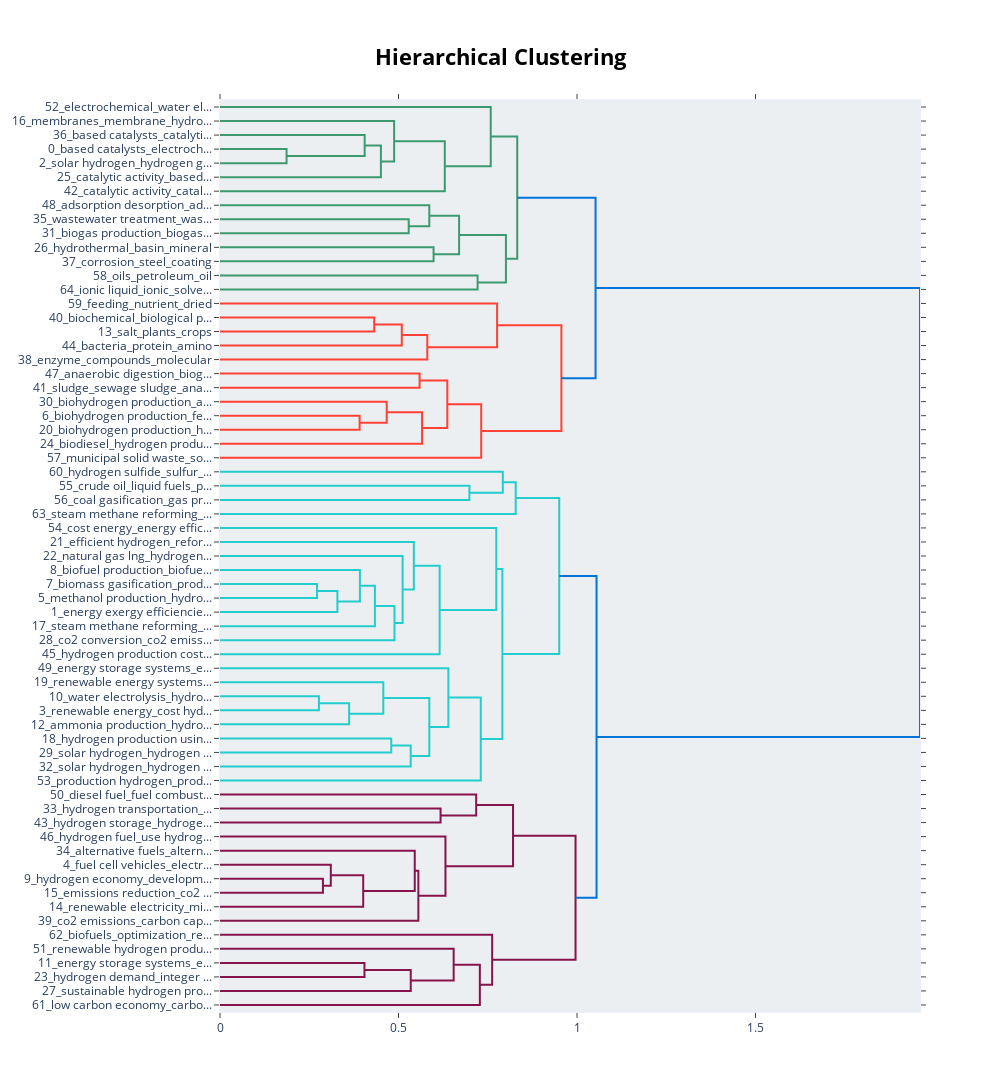

Here is the notebook cell this chart was saved with:
### Code cell
topic_model.visualize_hierarchy()

### Figure 1 — Plotly figure (JSON) as saved in the notebook; plotly's stock layout.template omitted (floating-point values rounded to 4 significant figures)
{"data": [{"hoverinfo": "text", "marker": {"color": "rgb(61,153,112)"}, "mode": "lines", "type": "scatter", "x": [0, 0.1865, 0.1865, 0], "xaxis": "x", "y": [-35, -35, -45, -45], "yaxis": "y"}, {"hoverinfo": "text", "marker": {"color": "rgb(61,153,112)"}, "mode": "lines", "type": "scatter", "x": [0, 0.4052, 0.4052, 0.1865], "xaxis": "x", "y": [-25, -25, -40, -40], "yaxis": "y"}, {"hoverinfo": "text", "marker": {"color": "rgb(61,153,112)"}, "mode": "lines", "type": "scatter", "x": [0.4052, 0.4507, 0.4507, 0], "xaxis": "x", "y": [-32.5, -32.5, -55, -55], "yaxis": "y"}, {"hoverinfo": "text", "marker": {"color": "rgb(61,153,112)"}, "mode": "lines", "type": "scatter", "x": [0, 0.4878, 0.4878, 0.4507], "xaxis": "x", "y": [-15, -15, -43.75, -43.75], "yaxis": "y"}, {"hoverinfo": "text", "marker": {"color": "rgb(61,153,112)"}, "mode": "lines", "type": "scatter", "x": [0.4878, 0.6297, 0.6297, 0], "xaxis": "x", "y": [-29.38, -29.38, -65, -65], "yaxis": "y"}, {"hoverinfo": "text", "marker": {"color": "rgb(61,153,112)"}, "mode": "lines", "type": "scatter", "x": [0, 0.7583, 0.7583, 0.6297], "xaxis": "x", "y": [-5, -5, -47.19, -47.19], "yaxis": "y"}, {"hoverinfo": "text", "marker": {"color": "rgb(61,153,112)"}, "mode": "lines", "type": "scatter", "x": [0, 0.5286, 0.5286, 0], "xaxis": "x", "y": [-85, -85, -95, -95], "yaxis": "y"}, {"hoverinfo": "text", "marker": {"color": "rgb(61,153,112)"}, "mode": "lines", "type": "scatter", "x": [0, 0.5863, 0.5863, 0.5286], "xaxis": "x", "y": [-75, -75, -90, -90], "yaxis": "y"}, {"hoverinfo": "text", "marker": {"color": "rgb(61,153,112)"}, "mode": "lines", "type": "scatter", "x": [0, 0.5983, 0.5983, 0], "xaxis": "x", "y": [-105, -105, -115, -115], "yaxis": "y"}, {"hoverinfo": "text", "marker": {"color": "rgb(61,153,112)"}, "mode": "lines", "type": "scatter", "x": [0.5863, 0.6697, 0.6697, 0.5983], "xaxis": "x", "y": [-82.5, -82.5, -110, -110], "yaxis": "y"}, {"hoverinfo": "text", "marker": {"color": "rgb(61,153,112)"}, "mode": "lines", "type": "scatter", "x": [0, 0.7216, 0.7216, 0], "xaxis": "x", "y": [-125, -125, -135, -135], "yaxis": "y"}, {"hoverinfo": "text", "marker": {"color": "rgb(61,153,112)"}, "mode": "lines", "type": "scatter", "x": [0.6697, 0.8009, 0.8009, 0.7216], "xaxis": "x", "y": [-96.25, -96.25, -130, -130], "yaxis": "y"}, {"hoverinfo": "text", "marker": {"color": "rgb(61,153,112)"}, "mode": "lines", "type": "scatter", "x": [0.7583, 0.8326, 0.8326, 0.8009], "xaxis": "x", "y": [-26.09, -26.09, -113.1, -113.1], "yaxis": "y"}, {"hoverinfo": "text", "marker": {"color": "rgb(255,65,54)"}, "mode": "lines", "type": "scatter", "x": [0, 0.4319, 0.4319, 0], "xaxis": "x", "y": [-155, -155, -165, -165], "yaxis": "y"}, {"hoverinfo": "text", "marker": {"color": "rgb(255,65,54)"}, "mode": "lines", "type": "scatter", "x": [0.4319, 0.5092, 0.5092, 0], "xaxis": "x", "y": [-160, -160, -175, -175], "yaxis": "y"}, {"hoverinfo": "text", "marker": {"color": "rgb(255,65,54)"}, "mode": "lines", "type": "scatter", "x": [0.5092, 0.5806, 0.5806, 0], "xaxis": "x", "y": [-167.5, -167.5, -185, -185], "yaxis": "y"}, {"hoverinfo": "text", "marker": {"color": "rgb(255,65,54)"}, "mode": "lines", "type": "scatter", "x": [0, 0.7762, 0.7762, 0.5806], "xaxis": "x", "y": [-145, -145, -176.2, -176.2], "yaxis": "y"}, {"hoverinfo": "text", "marker": {"color": "rgb(255,65,54)"}, "mode": "lines", "type": "scatter", "x": [0, 0.5591, 0.5591, 0], "xaxis": "x", "y": [-195, -195, -205, -205], "yaxis": "y"}, {"hoverinfo": "text", "marker": {"color": "rgb(255,65,54)"}, "mode": "lines", "type": "scatter", "x": [0, 0.3911, 0.3911, 0], "xaxis": "x", "y": [-225, -225, -235, -235], "yaxis": "y"}, {"hoverinfo": "text", "marker": {"color": "rgb(255,65,54)"}, "mode": "lines", "type": "scatter", "x": [0, 0.467, 0.467, 0.3911], "xaxis": "x", "y": [-215, -215, -230, -230], "yaxis": "y"}, {"hoverinfo": "text", "marker": {"color": "rgb(255,65,54)"}, "mode": "lines", "type": "scatter", "x": [0.467, 0.566, 0.566, 0], "xaxis": "x", "y": [-222.5, -222.5, -245, -245], "yaxis": "y"}, {"hoverinfo": "text", "marker": {"color": "rgb(255,65,54)"}, "mode": "lines", "type": "scatter", "x": [0.5591, 0.6368, 0.6368, 0.566], "xaxis": "x", "y": [-200, -200, -233.8, -233.8], "yaxis": "y"}, {"hoverinfo": "text", "marker": {"color": "rgb(255,65,54)"}, "mode": "lines", "type": "scatter", "x": [0.6368, 0.7317, 0.7317, 0], "xaxis": "x", "y": [-216.9, -216.9, -255, -255], "yaxis": "y"}, {"hoverinfo": "text", "marker": {"color": "rgb(255,65,54)"}, "mode": "lines", "type": "scatter", "x": [0.7762, 0.9563, 0.9563, 0.7317], "xaxis": "x", "y": [-160.6, -160.6, -235.9, -235.9], "yaxis": "y"}, {"hoverinfo": "text", "marker": {"color": "rgb(0,116,217)"}, "mode": "lines", "type": "scatter", "x": [0.8326, 1.052, 1.052, 0.9563], "xaxis": "x", "y": [-69.61, -69.61, -198.3, -198.3], "yaxis": "y"}, {"hoverinfo": "text", "marker": {"color": "rgb(35,205,205)"}, "mode": "lines", "type": "scatter", "x": [0, 0.6986, 0.6986, 0], "xaxis": "x", "y": [-275, -275, -285, -285], "yaxis": "y"}, {"hoverinfo": "text", "marker": {"color": "rgb(35,205,205)"}, "mode": "lines", "type": "scatter", "x": [0, 0.7922, 0.7922, 0.6986], "xaxis": "x", "y": [-265, -265, -280, -280], "yaxis": "y"}, {"hoverinfo": "text", "marker": {"color": "rgb(35,205,205)"}, "mode": "lines", "type": "scatter", "x": [0.7922, 0.8283, 0.8283, 0], "xaxis": "x", "y": [-272.5, -272.5, -295, -295], "yaxis": "y"}, {"hoverinfo": "text", "marker": {"color": "rgb(35,205,205)"}, "mode": "lines", "type": "scatter", "x": [0, 0.2717, 0.2717, 0], "xaxis": "x", "y": [-345, -345, -355, -355], "yaxis": "y"}, {"hoverinfo": "text", "marker": {"color": "rgb(35,205,205)"}, "mode": "lines", "type": "scatter", "x": [0.2717, 0.3289, 0.3289, 0], "xaxis": "x", "y": [-350, -350, -365, -365], "yaxis": "y"}, {"hoverinfo": "text", "marker": {"color": "rgb(35,205,205)"}, "mode": "lines", "type": "scatter", "x": [0, 0.3919, 0.3919, 0.3289], "xaxis": "x", "y": [-335, -335, -357.5, -357.5], "yaxis": "y"}, {"hoverinfo": "text", "marker": {"color": "rgb(35,205,205)"}, "mode": "lines", "type": "scatter", "x": [0.3919, 0.4339, 0.4339, 0], "xaxis": "x", "y": [-346.2, -346.2, -375, -375], "yaxis": "y"}, {"hoverinfo": "text", "marker": {"color": "rgb(35,205,205)"}, "mode": "lines", "type": "scatter", "x": [0.4339, 0.4887, 0.4887, 0], "xaxis": "x", "y": [-360.6, -360.6, -385, -385], "yaxis": "y"}, {"hoverinfo": "text", "marker": {"color": "rgb(35,205,205)"}, "mode": "lines", "type": "scatter", "x": [0, 0.5115, 0.5115, 0.4887], "xaxis": "x", "y": [-325, -325, -372.8, -372.8], "yaxis": "y"}, {"hoverinfo": "text", "marker": {"color": "rgb(35,205,205)"}, "mode": "lines", "type": "scatter", "x": [0, 0.543, 0.543, 0.5115], "xaxis": "x", "y": [-315, -315, -348.9, -348.9], "yaxis": "y"}, {"hoverinfo": "text", "marker": {"color": "rgb(35,205,205)"}, "mode": "lines", "type": "scatter", "x": [0.543, 0.6152, 0.6152, 0], "xaxis": "x", "y": [-332.0, -332.0, -395, -395], "yaxis": "y"}, {"hoverinfo": "text", "marker": {"color": "rgb(35,205,205)"}, "mode": "lines", "type": "scatter", "x": [0, 0.7739, 0.7739, 0.6152], "xaxis": "x", "y": [-305, -305, -363.5, -363.5], "yaxis": "y"}, {"hoverinfo": "text", "marker": {"color": "rgb(35,205,205)"}, "mode": "lines", "type": "scatter", "x": [0, 0.2771, 0.2771, 0], "xaxis": "x", "y": [-425, -425, -435, -435], "yaxis": "y"}, {"hoverinfo": "text", "marker": {"color": "rgb(35,205,205)"}, "mode": "lines", "type": "scatter", "x": [0.2771, 0.3617, 0.3617, 0], "xaxis": "x", "y": [-430, -430, -445, -445], "yaxis": "y"}, {"hoverinfo": "text", "marker": {"color": "rgb(35,205,205)"}, "mode": "lines", "type": "scatter", "x": [0, 0.4575, 0.4575, 0.3617], "xaxis": "x", "y": [-415, -415, -437.5, -437.5], "yaxis": "y"}, {"hoverinfo": "text", "marker": {"color": "rgb(35,205,205)"}, "mode": "lines", "type": "scatter", "x": [0, 0.4797, 0.4797, 0], "xaxis": "x", "y": [-455, -455, -465, -465], "yaxis": "y"}, {"hoverinfo": "text", "marker": {"color": "rgb(35,205,205)"}, "mode": "lines", "type": "scatter", "x": [0.4797, 0.5342, 0.5342, 0], "xaxis": "x", "y": [-460, -460, -475, -475], "yaxis": "y"}, {"hoverinfo": "text", "marker": {"color": "rgb(35,205,205)"}, "mode": "lines", "type": "scatter", "x": [0.4575, 0.5863, 0.5863, 0.5342], "xaxis": "x", "y": [-426.2, -426.2, -467.5, -467.5], "yaxis": "y"}, {"hoverinfo": "text", "marker": {"color": "rgb(35,205,205)"}, "mode": "lines", "type": "scatter", "x": [0, 0.6396, 0.6396, 0.5863], "xaxis": "x", "y": [-405, -405, -446.9, -446.9], "yaxis": "y"}, {"hoverinfo": "text", "marker": {"color": "rgb(35,205,205)"}, "mode": "lines", "type": "scatter", "x": [0.6396, 0.7305, 0.7305, 0], "xaxis": "x", "y": [-425.9, -425.9, -485, -485], "yaxis": "y"}, {"hoverinfo": "text", "marker": {"color": "rgb(35,205,205)"}, "mode": "lines", "type": "scatter", "x": [0.7739, 0.791, 0.791, 0.7305], "xaxis": "x", "y": [-334.2, -334.2, -455.5, -455.5], "yaxis": "y"}, {"hoverinfo": "text", "marker": {"color": "rgb(35,205,205)"}, "mode": "lines", "type": "scatter", "x": [0.8283, 0.9502, 0.9502, 0.791], "xaxis": "x", "y": [-283.8, -283.8, -394.9, -394.9], "yaxis": "y"}, {"hoverinfo": "text", "marker": {"color": "rgb(133,20,75)"}, "mode": "lines", "type": "scatter", "x": [0, 0.6178, 0.6178, 0], "xaxis": "x", "y": [-505, -505, -515, -515], "yaxis": "y"}, {"hoverinfo": "text", "marker": {"color": "rgb(133,20,75)"}, "mode": "lines", "type": "scatter", "x": [0, 0.7176, 0.7176, 0.6178], "xaxis": "x", "y": [-495, -495, -510, -510], "yaxis": "y"}, {"hoverinfo": "text", "marker": {"color": "rgb(133,20,75)"}, "mode": "lines", "type": "scatter", "x": [0, 0.2883, 0.2883, 0], "xaxis": "x", "y": [-555, -555, -565, -565], "yaxis": "y"}, {"hoverinfo": "text", "marker": {"color": "rgb(133,20,75)"}, "mode": "lines", "type": "scatter", "x": [0, 0.3104, 0.3104, 0.2883], "xaxis": "x", "y": [-545, -545, -560, -560], "yaxis": "y"}, {"hoverinfo": "text", "marker": {"color": "rgb(133,20,75)"}, "mode": "lines", "type": "scatter", "x": [0.3104, 0.4011, 0.4011, 0], "xaxis": "x", "y": [-552.5, -552.5, -575, -575], "yaxis": "y"}, {"hoverinfo": "text", "marker": {"color": "rgb(133,20,75)"}, "mode": "lines", "type": "scatter", "x": [0, 0.5455, 0.5455, 0.4011], "xaxis": "x", "y": [-535, -535, -563.8, -563.8], "yaxis": "y"}, {"hoverinfo": "text", "marker": {"color": "rgb(133,20,75)"}, "mode": "lines", "type": "scatter", "x": [0.5455, 0.5556, 0.5556, 0], "xaxis": "x", "y": [-549.4, -549.4, -585, -585], "yaxis": "y"}, {"hoverinfo": "text", "marker": {"color": "rgb(133,20,75)"}, "mode": "lines", "type": "scatter", "x": [0, 0.6315, 0.6315, 0.5556], "xaxis": "x", "y": [-525, -525, -567.2, -567.2], "yaxis": "y"}, {"hoverinfo": "text", "marker": {"color": "rgb(133,20,75)"}, "mode": "lines", "type": "scatter", "x": [0.7176, 0.8208, 0.8208, 0.6315], "xaxis": "x", "y": [-502.5, -502.5, -546.1, -546.1], "yaxis": "y"}, {"hoverinfo": "text", "marker": {"color": "rgb(133,20,75)"}, "mode": "lines", "type": "scatter", "x": [0, 0.4047, 0.4047, 0], "xaxis": "x", "y": [-615, -615, -625, -625], "yaxis": "y"}, {"hoverinfo": "text", "marker": {"color": "rgb(133,20,75)"}, "mode": "lines", "type": "scatter", "x": [0.4047, 0.5343, 0.5343, 0], "xaxis": "x", "y": [-620, -620, -635, -635], "yaxis": "y"}, {"hoverinfo": "text", "marker": {"color": "rgb(133,20,75)"}, "mode": "lines", "type": "scatter", "x": [0, 0.6545, 0.6545, 0.5343], "xaxis": "x", "y": [-605, -605, -627.5, -627.5], "yaxis": "y"}, {"hoverinfo": "text", "marker": {"color": "rgb(133,20,75)"}, "mode": "lines", "type": "scatter", "x": [0.6545, 0.7279, 0.7279, 0], "xaxis": "x", "y": [-616.2, -616.2, -645, -645], "yaxis": "y"}, {"hoverinfo": "text", "marker": {"color": "rgb(133,20,75)"}, "mode": "lines", "type": "scatter", "x": [0, 0.7624, 0.7624, 0.7279], "xaxis": "x", "y": [-595, -595, -630.6, -630.6], "yaxis": "y"}, {"hoverinfo": "text", "marker": {"color": "rgb(133,20,75)"}, "mode": "lines", "type": "scatter", "x": [0.8208, 0.9959, 0.9959, 0.7624], "xaxis": "x", "y": [-524.3, -524.3, -612.8, -612.8], "yaxis": "y"}, {"hoverinfo": "text", "marker": {"color": "rgb(0,116,217)"}, "mode": "lines", "type": "scatter", "x": [0.9502, 1.055, 1.055, 0.9959], "xaxis": "x", "y": [-339.3, -339.3, -568.6, -568.6], "yaxis": "y"}, {"hoverinfo": "text", "marker": {"color": "rgb(0,116,217)"}, "mode": "lines", "type": "scatter", "x": [1.052, 1.961, 1.961, 1.055], "xaxis": "x", "y": [-133.9, -133.9, -453.9, -453.9], "yaxis": "y"}], "layout": {"autosize": false, "height": 1175, "hoverlabel": {"bgcolor": "white", "font": {"family": "Rockwell", "size": 16}}, "hovermode": "closest", "plot_bgcolor": "#ECEFF1", "showlegend": false, "title": {"font": {"color": "Black", "size": 22}, "text": "<b>Hierarchical Clustering</b>", "x": 0.5, "xanchor": "center", "yanchor": "top"}, "width": 1000, "xaxis": {"mirror": "allticks", "rangemode": "tozero", "showgrid": false, "showline": true, "showticklabels": true, "ticks": "outside", "type": "linear", "zeroline": false}, "yaxis": {"mirror": "allticks", "range": [-650, 0], "rangemode": "tozero", "showgrid": false, "showline": true, "showticklabels": true, "tickmode": "array", "ticks": "outside", "ticktext": ["52_electrochemical_water el...", "16_membranes_membrane_hydro...", "36_based catalysts_catalyti...", "0_based catalysts_electroch...", "2_solar hydrogen_hydrogen g...", "25_catalytic activity_based...", "42_catalytic activity_catal...", "48_adsorption desorption_ad...", "35_wastewater treatment_was...", "31_biogas production_biogas...", "26_hydrothermal_basin_mineral", "37_corrosion_steel_coating", "58_oils_petroleum_oil", "64_ionic liquid_ionic_solve...", "59_feeding_nutrient_dried", "40_biochemical_biological p...", "13_salt_plants_crops", "44_bacteria_protein_amino", "38_enzyme_compounds_molecular", "47_anaerobic digestion_biog...", "41_sludge_sewage sludge_ana...", "30_biohydrogen production_a...", "6_biohydrogen production_fe...", "20_biohydrogen production_h...", "24_biodiesel_hydrogen produ...", "57_municipal solid waste_so...", "60_hydrogen sulfide_sulfur_...", "55_crude oil_liquid fuels_p...", "56_coal gasification_gas pr...", "63_steam methane reforming_...", "54_cost energy_energy effic...", "21_efficient hydrogen_refor...", "22_natural gas lng_hydrogen...", "8_biofuel production_biofue...", "7_biomass gasification_prod...", "5_methanol production_hydro...", "1_energy exergy efficiencie...", "17_steam methane reforming_...", "28_co2 conversion_co2 emiss...", "45_hydrogen production cost...", "49_energy storage systems_e...", "19_renewable energy systems...", "10_water electrolysis_hydro...", "3_renewable energy_cost hyd...", "12_ammonia production_hydro...", "18_hydrogen production usin...", "29_solar hydrogen_hydrogen ...", "32_solar hydrogen_hydrogen ...", "53_production hydrogen_prod...", "50_diesel fuel_fuel combust...", "33_hydrogen transportation_...", "43_hydrogen storage_hydroge...", "46_hydrogen fuel_use hydrog...", "34_alternative fuels_altern...", "4_fuel cell vehicles_electr...", "9_hydrogen economy_developm...", "15_emissions reduction_co2 ...", "14_renewable electricity_mi...", "39_co2 emissions_carbon cap...", "62_biofuels_optimization_re...", "51_renewable hydrogen produ...", "11_energy storage systems_e...", "23_hydrogen demand_integer ...", "27_sustainable hydrogen pro...", "61_low carbon economy_carbo..."], "tickvals": [-5, -15, -25, -35, -45, -55, -65, -75, -85, -95, -105, -115, -125, -135, -145, -155, -165, -175, -185, -195, -205, -215, -225, -235, -245, -255, -265, -275, -285, -295, -305, -315, -325, -335, -345, -355, -365, -375, -385, -395, -405, -415, -425, -435, -445, -455, -465, -475, -485, -495, -505, -515, -525, -535, -545, -555, -565, -575, -585, -595, -605, -615, -625, -635, -645], "type": "linear", "zeroline": false}}}
